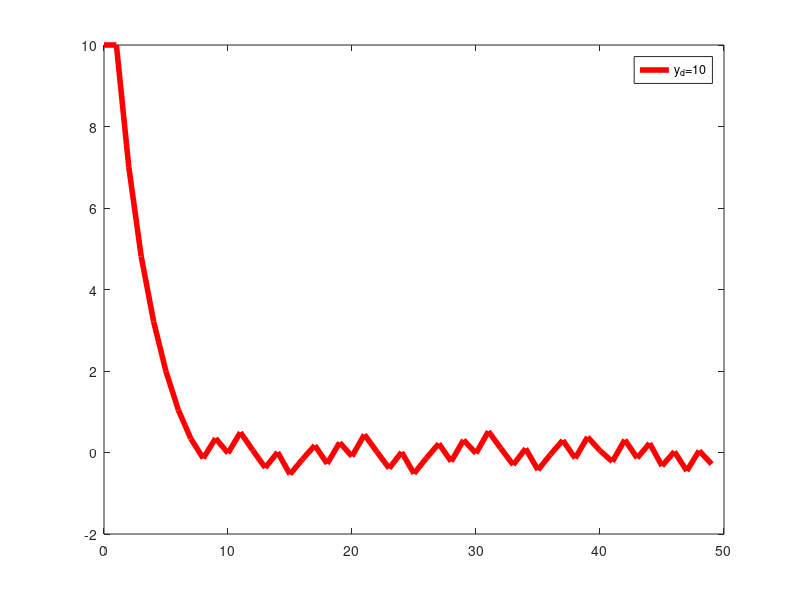

Write MATLAB code to recreate this figure. (Note: this script raises an error after producing the figure.)
clear all
%close all
%%Initial value of states
y(1)=0;
y(2)=y(1);
yc(1)=y(1);
yc(2)=yc(1);
u(1)=0;
uc(1)=u(1);
%System Configuration
a1=-1.5001;
a2=0.4989;
a3=-0.5;
b1=2.8786;
b2=-0;
w_k=0.35;
dd(1)=0;
T=50;

%Control parameters
rho=0.2;
eta=0.4;
delta=10;
p=5;
ed_n=3;                                                               %ed_n=1,2,3 set up in sequence



for i=1:T+1
  d(i)=w_k*(0.6*sin(2*pi/10*i)+0.4*cos(2*pi/50*i));                      %Disturbance
  yr(i)=10;                                                           %yr(i)=10, 20, 30 set up in sequence
  if i>2
      dd(i)=d(i)-d(i-1);
  end
end
w_k2=max(abs(dd));                                                      % The upper bound of disturbances after differencing  
for i=1:T
    zero(i)=0;
        ss(i)=10*tan(eta/10+1.0142*atan(w_k2/10));
        
        e(i)=yr(i)-y(i);
        
        
       
        if i==2
            sys(i)=-a1*y(i)-a2*y(i-1)^2-a3*y(i)*y(i-1);
            if ed_n==1
                ed=(1-rho)*e(i)-eta*sign(e(i));                                                %A comparative approach 1
            elseif ed_n==2
                ed=(1-rho)*e(i)-eta*e(i)/(abs(e(i))+p);                                        %A comparative approach 2
            else
                ed=delta*tan((1-rho)*atan(e(i)/delta)-eta/(delta)*sign(e(i)));                 %Proposed error dynamics
            end
            u(i)=1/b1*(yr(i+1)+sys(i)-y(i)-ed);
            
            
        elseif i>2
            sys(i)=-a1*y(i)-a2*y(i-1)^2-a3*y(i)*y(i-1);
            dsys(i)=sys(i)-sys(i-1);
            if ed_n==1
                ed=(1-rho)*e(i)-eta*sign(e(i));
            elseif ed_n==2
                ed=(1-rho)*e(i)-eta*e(i)/(abs(e(i))+p);
            else
                ed=delta*tan((1-rho)*atan(e(i)/delta)-eta/(delta)*sign(e(i)));
            end
            u(i)=u(i-1)+1/b1*(yr(i+1)+dsys(i)-b2*(u(i-1)-u(i-2))-y(i)-ed);
        end
        
       
        if i>=2
            y(i+1)=a1*y(i)+a2*y(i-1)^2+a3*y(i)*y(i-1)+b1*u(i)+b2*u(i-1)-d(i);                            %System output
        end
end


figure(1)

t=1:T;
tt=t-1;
if ed_n==1
    l_r='k';
elseif ed_n==2
    l_r='b';
else
    l_r='r';
end
plot(tt,e(t),l_r,'linewidth',4.0);
hold on;
%plot(tt,zero(t),':k','linewidth',2.0);
hold on;
%plot(tt,ss(t),'--k',tt,-ss(t),'--k','linewidth',3.0);
leg = legend('y_d=10','y_d=20','y_d=30','y_d=10','y_d=20','y_d=30','y_d=10','y_d=20','y_d=30');leg.ItemTokenSize = [100,2];
%leg = legend('1','2','3','4');leg.ItemTokenSize = [100,2];
xlabel('\it{k}')
ylabel('\it{e_k}')
set(gca,'FontName','Times New Roman','FontSize',45)

figure(2)
if ed_n==1
    l_r='k';
elseif ed_n==2
    l_r='b';
else
    l_r='r';
end

plot(tt,u(t),l_r,'linewidth',4.0);
hold on;


leg = legend('y_d=10','y_d=20','y_d=30','y_d=10','y_d=20','y_d=30','y_d=10','y_d=20','y_d=30');leg.ItemTokenSize = [100,2];
xlabel('\it{k}')
ylabel('\it{u_k}')
set(gca,'FontName','Times New Roman','FontSize',45)

nss=ceil(log((0.1886*(0.9858*0.4/10+0.014)+0.9858*0.4/10-0.014)/((0.1886*pi/2+0.9858*0.4/10-0.014)))/log(1.0142*0.8))